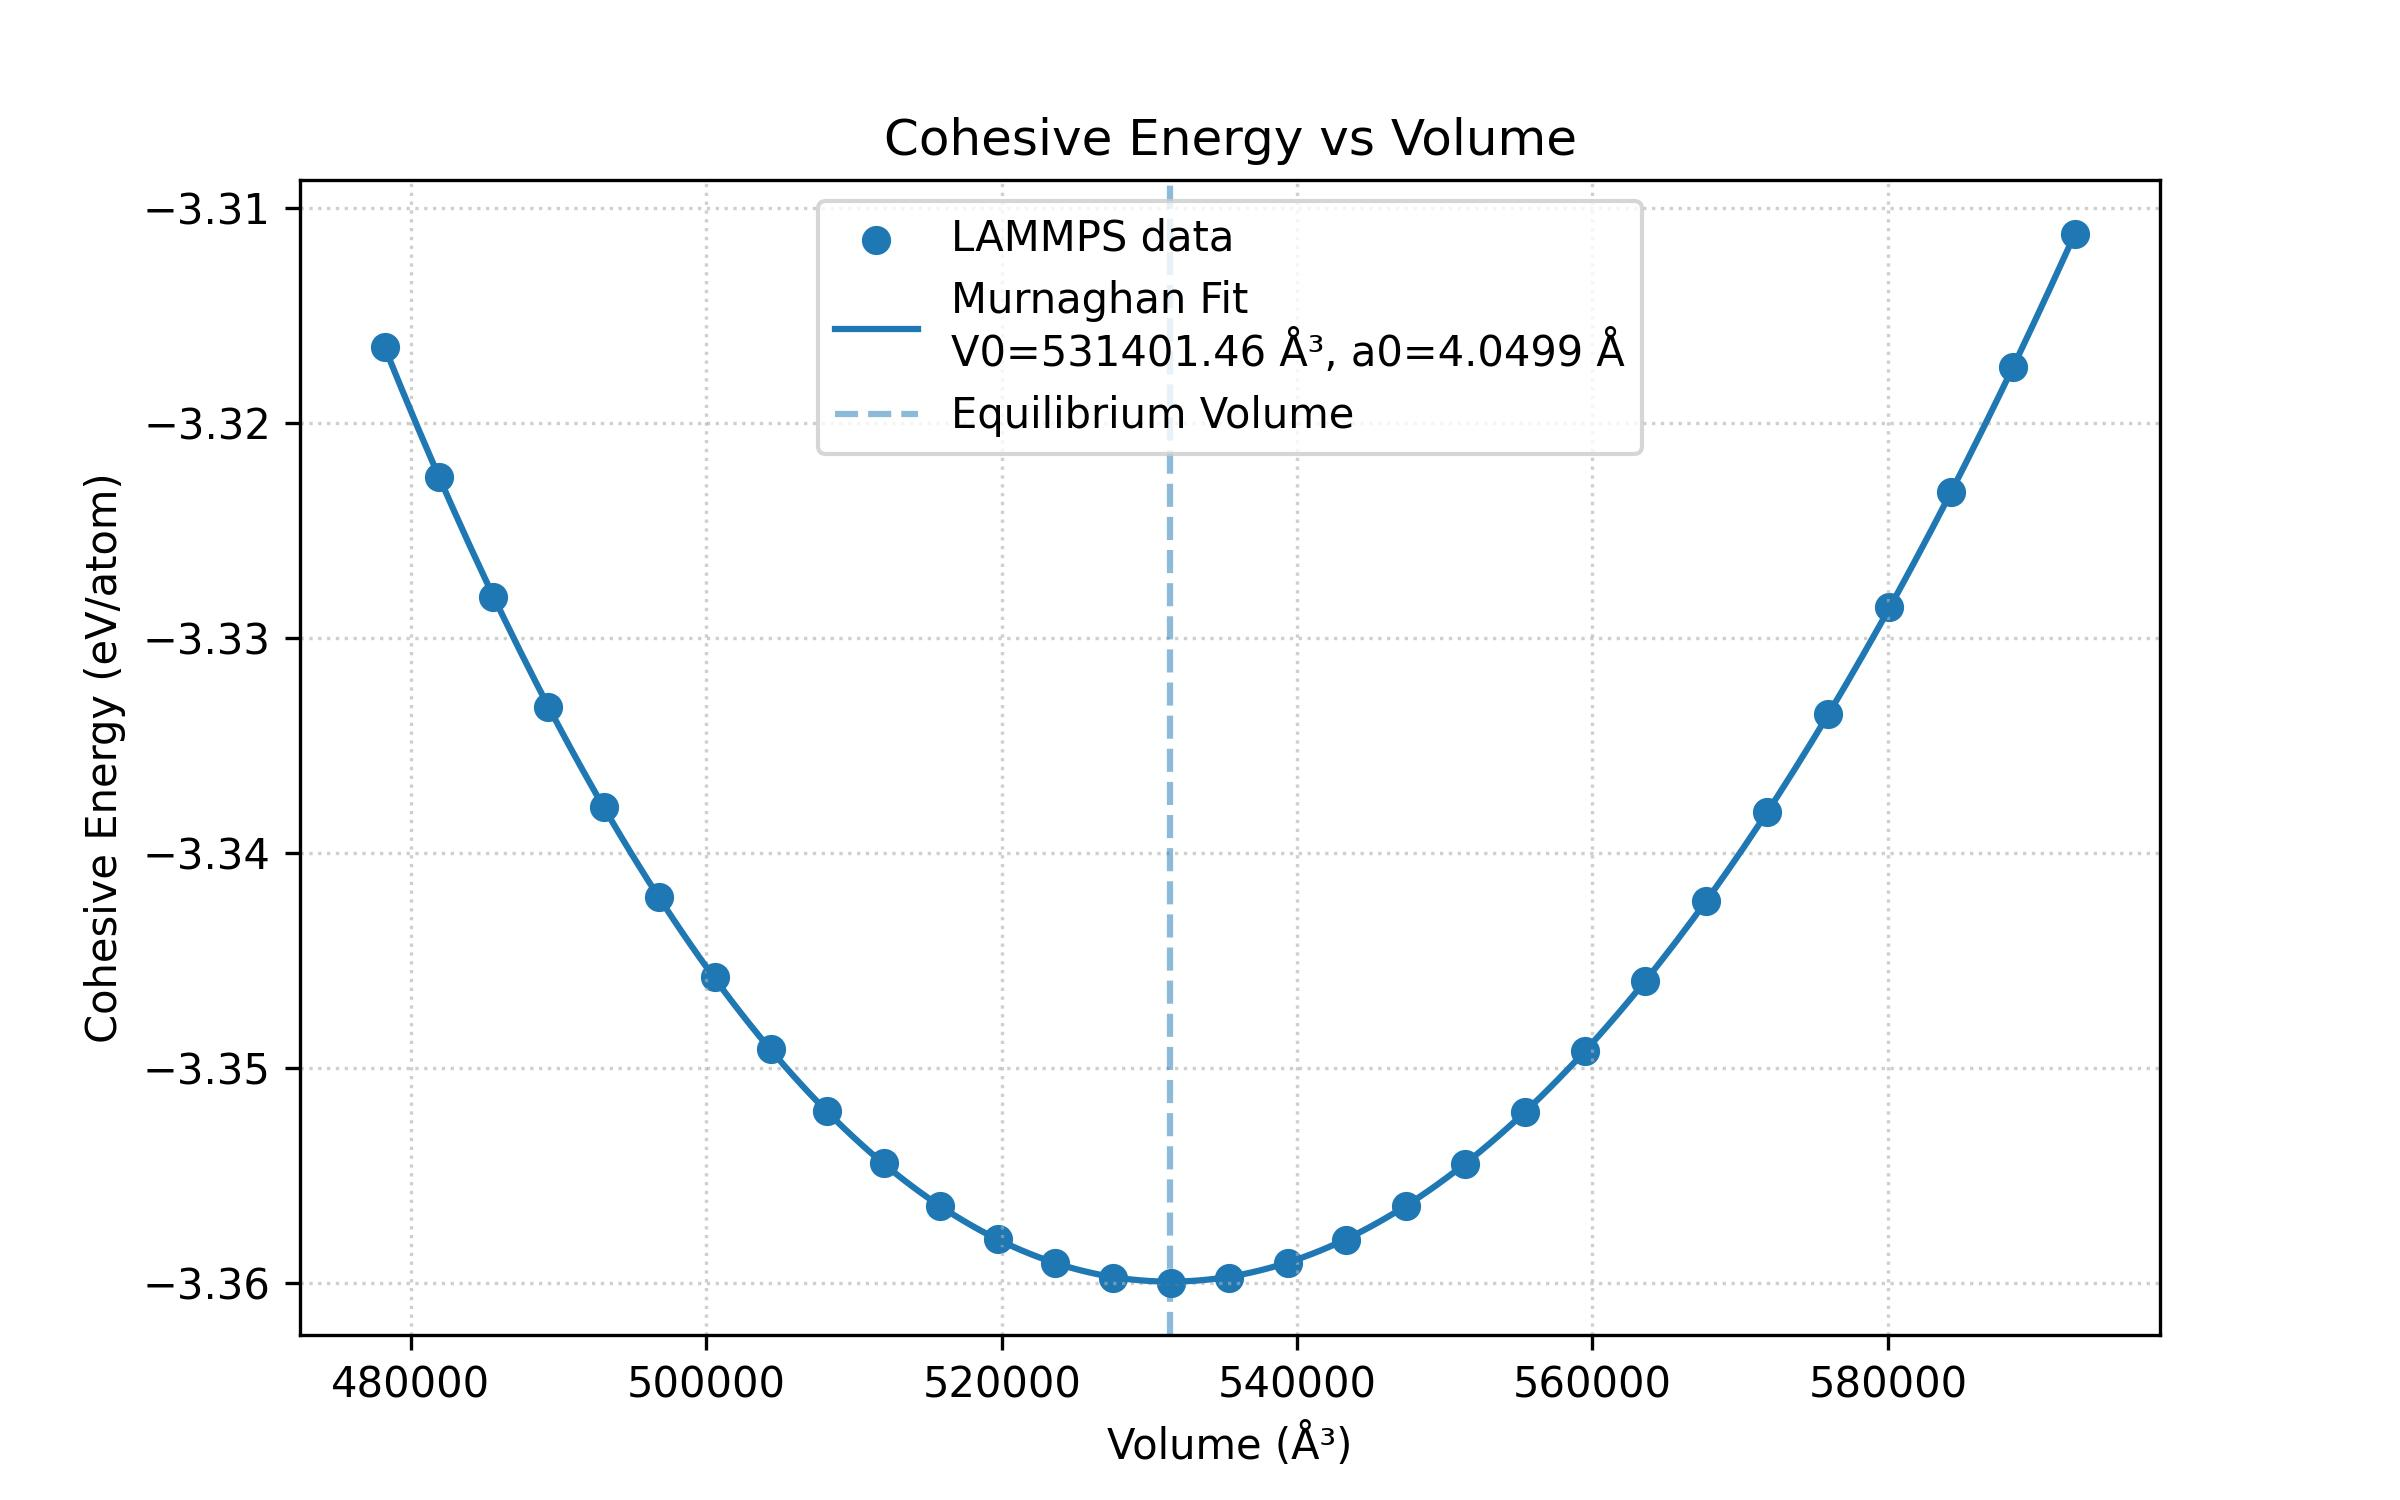

Reproduce this figure in Python.
import numpy as np
from scipy.optimize import curve_fit
import matplotlib.pyplot as plt

# 1. Define the Murnaghan Energy EOS
def murnaghan_energy(V, V0, B0, BP, E0):
    term1 = ((V0 / V)**BP) / (BP - 1) + 1
    return E0 + (B0 * V / BP) * term1 - (V0 * B0) / (BP - 1)

# 2. Load data from LAMMPS result.out
data = np.loadtxt("result.out", skiprows=1)

volumes = data[:, 0]      # Volume in Angstrom^3
energies = data[:, 1]     # Cohesive energy in eV/atom

# 3. Perform the fit
v0_guess = volumes[np.argmin(energies)]
e0_guess = np.min(energies)

p0 = [v0_guess, 0.001, 4.0, e0_guess]

params, _ = curve_fit(murnaghan_energy, volumes, energies, p0=p0)
V0, B0, BP, E0 = params

# 4. Generate smooth curve for the fit
v_fit = np.linspace(min(volumes), max(volumes), 200)
e_fit = murnaghan_energy(v_fit, *params)

# 5. Calculate lattice constant
N = 20
a0 = V0**(1/3) / N

# 6. Create the plot
plt.figure(figsize=(8, 5))
plt.scatter(volumes, energies, label='LAMMPS data')
plt.plot(v_fit, e_fit, label=f'Murnaghan Fit\nV0={V0:.2f} Å³, a0={a0:.4f} Å')

plt.axvline(V0, linestyle='--', alpha=0.5, label='Equilibrium Volume')

plt.title('Cohesive Energy vs Volume', fontsize=12)
plt.xlabel('Volume (Å³)', fontsize=10)
plt.ylabel('Cohesive Energy (eV/atom)', fontsize=10)

plt.legend()
plt.grid(True, linestyle=':', alpha=0.6)

plt.savefig('EOS.jpg', dpi=300)
plt.show()

# 7. Print results
print(f"Fit Results:")
print(f"V0 = {V0:.2f} Å³")
print(f"B0 = {B0:.2e} eV/Å³")
print(f"BP = {BP:.2f}")
print(f"E0 = {E0:.4f} eV/atom")
print(f"Equilibrium lattice constant a0 = {a0:.4f} Å")
